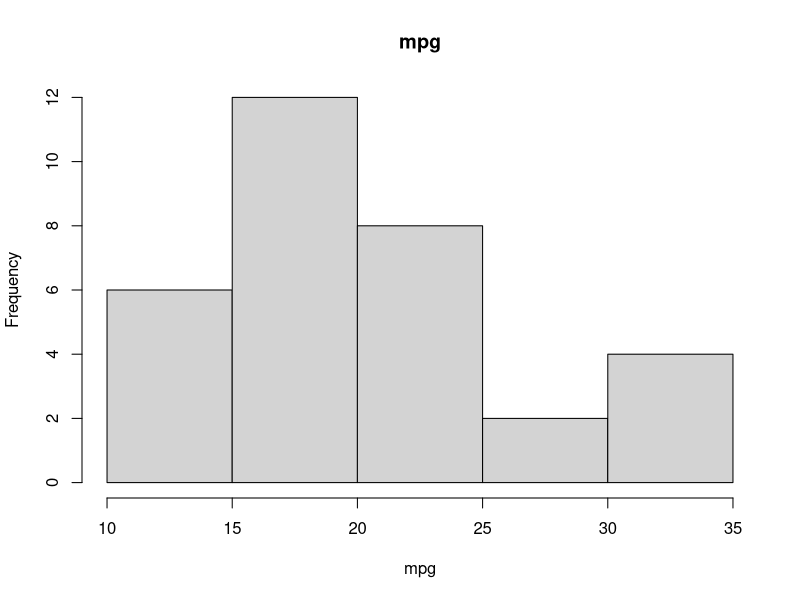
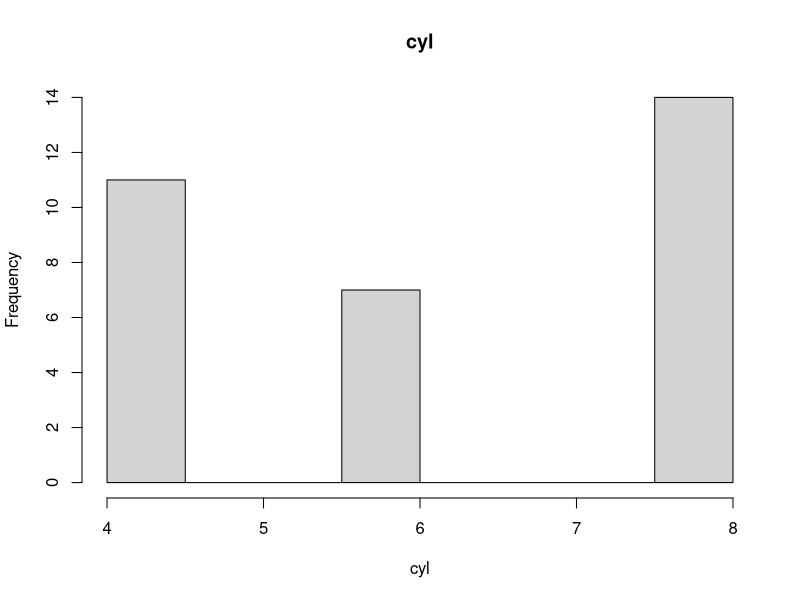
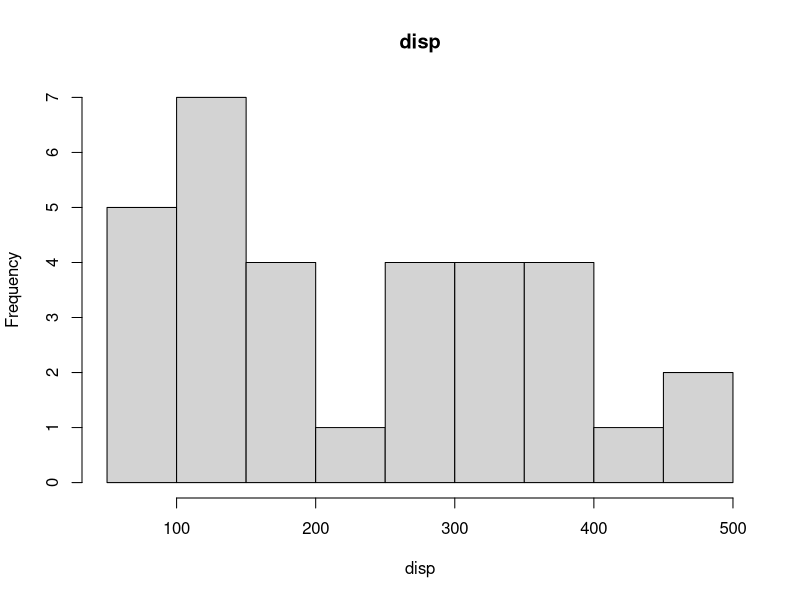
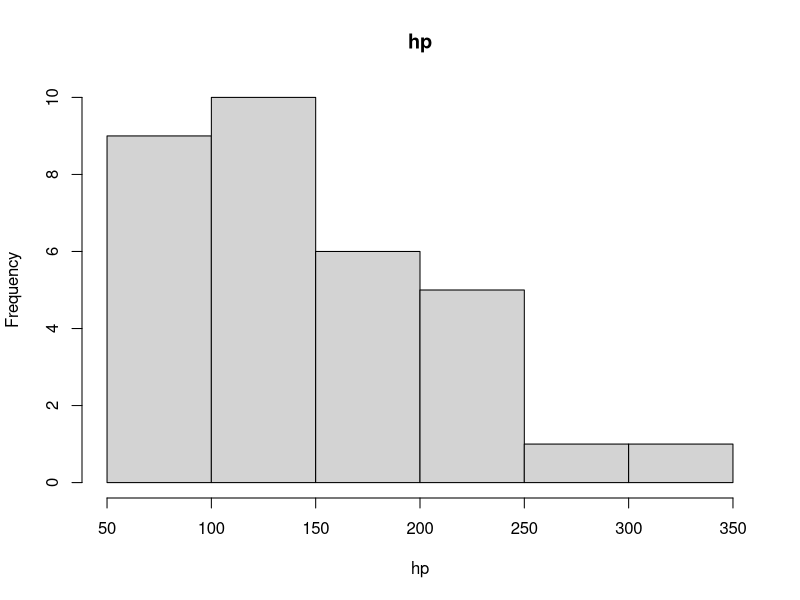
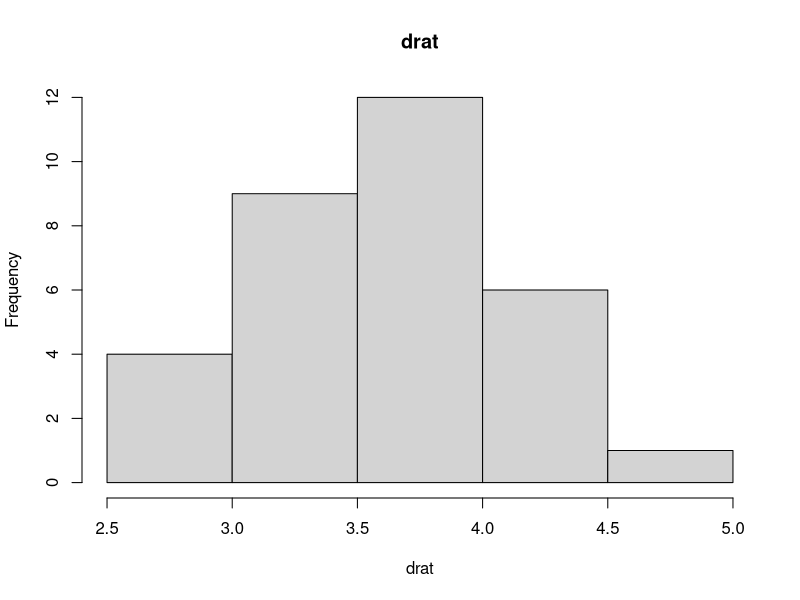
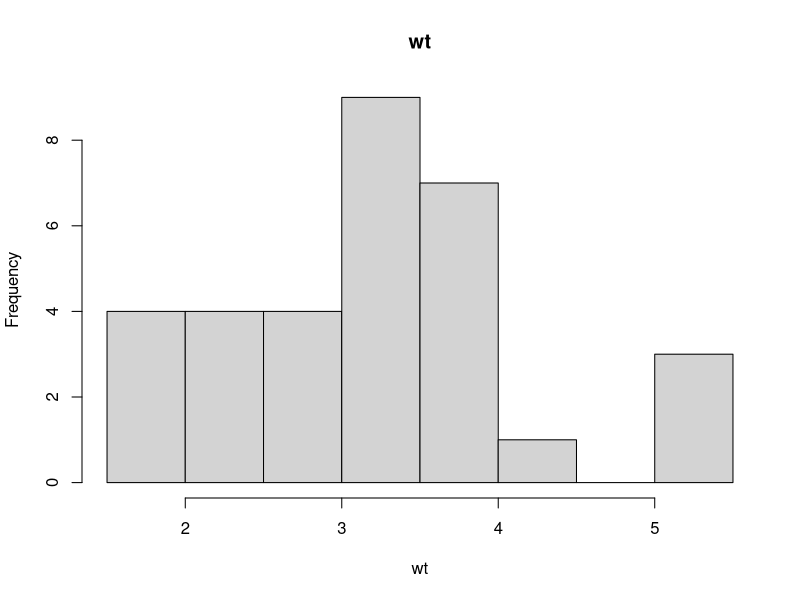
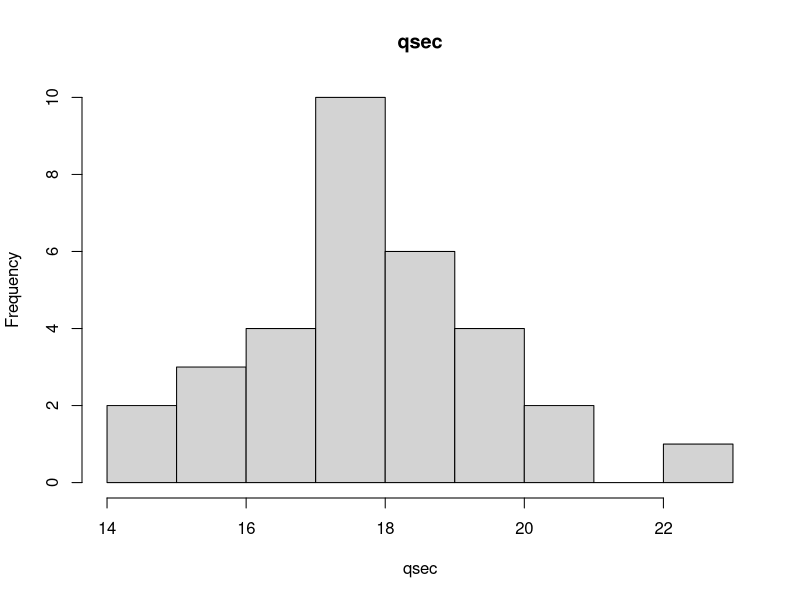
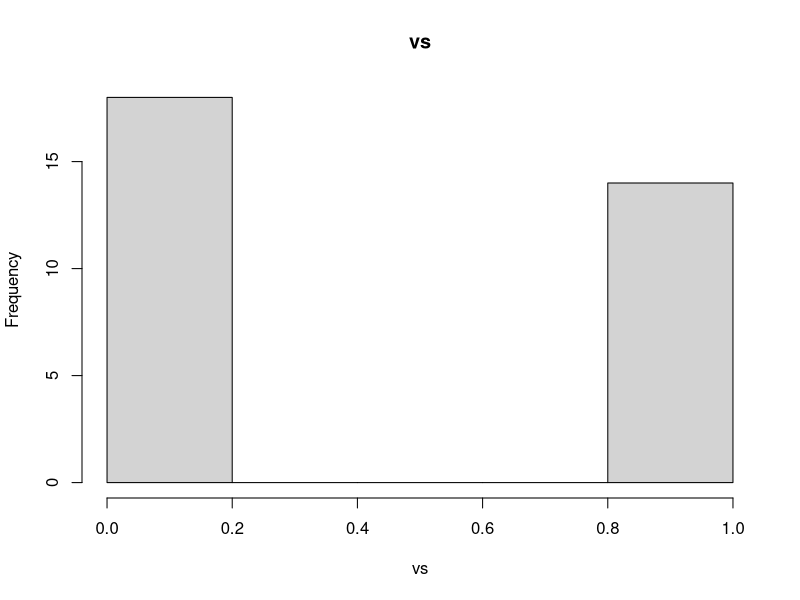

Write R code to recreate these figures, in order.
#devtools::create("Package")
####EDA
##Basic Stats
EDABASIC <- function(df){
means <-  c()
medians <- c()
IQRS <- c()
original <- c()
rows <- c()
Q25 <- c()
Q75 <- c()
mins <- c()
maxs <- c()
values <- c()
hists <- c()
for(i in 1:ncol(df)){
  if(typeof(df[, i])=="double"){
    means <- c(means, mean(df[, i]))
    medians <- c(medians, median(df[, i]))
    IQRS <- c(IQRS, IQR(df[, i]))
    rows <- c(rows, colnames(df)[i])
    Q25 <- c(Q25, quantile(df[, i], 0.25))
    Q75 <- c(Q75, quantile(df[, i], 0.75))
    mins <- c(mins, min(df[, i]))
    maxs <- c(maxs, max(df[, i]))
  }

if(typeof(df[, i]) != "double"){
values <- c(values, table(df[,i]))
}
}
data_frame <- data.frame(means, IQRS, mins, Q25, medians, Q75, maxs)
rownames(data_frame) <- rows
colnames(data_frame) <- c("MEAN", "IQR", "MIN", "25%", "MEDIAN", "75%", "MAX")
cat("NUMERIC VALUE STATISTICS \n")
print(data_frame)
cat("\nNON-NUMERIC VALUES \n")
print(values)
for(r in 1:ncol(df)){
  if(typeof(df[, r]) == "double"){
  hist(df[, r], main=colnames(df)[r], xlab=colnames(df)[r])
  }
  else if(typeof(df[, r]) != "double"){
    barplot(table(df[, r]), main=colnames(df)[r])
 }
}
}
df = mtcars
EDABASIC(df)

df <- data.frame(letters = c("a","e","f","t","w","f","w","f","y","e","r","t","y"), numbers = c(1,23,4,5,6,7,8,8,7,5,56,56,2))
EDABASIC(df)


